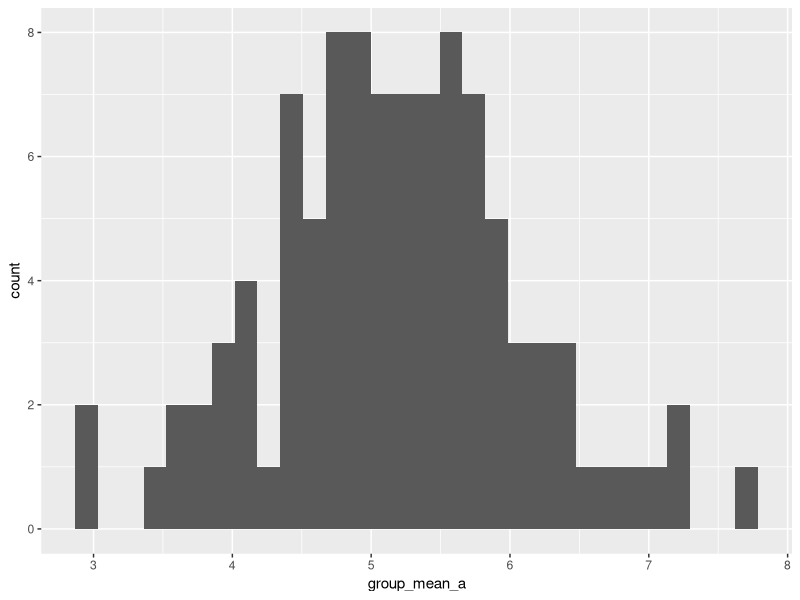
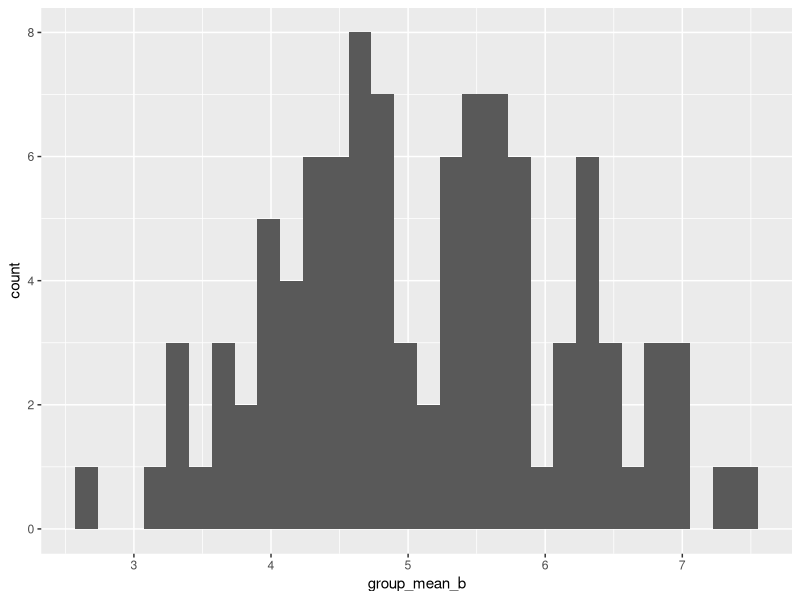
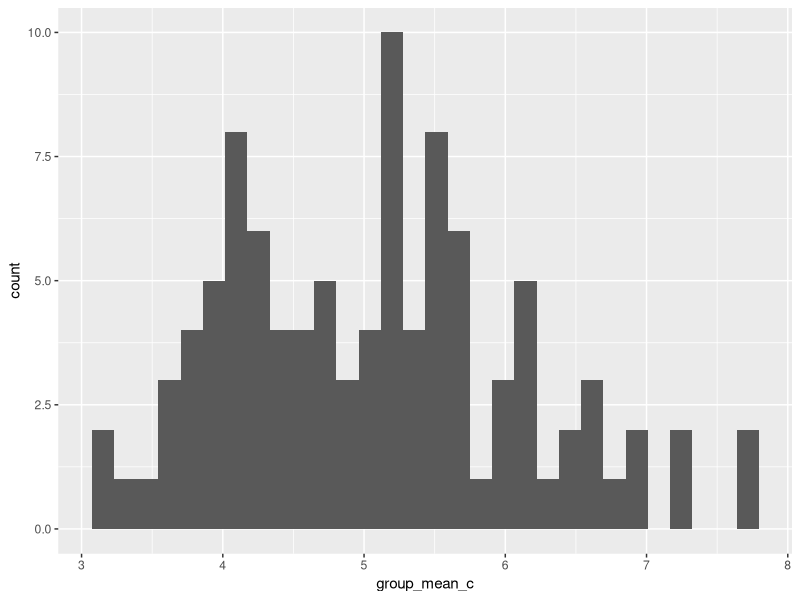

The R script that drew these images, in order:
## ---- chunk 1
library(ggplot2)
library(tidyverse)
set.seed(1000)
## ---- chunk 2

num_zero_for <- function(
    vec = sample(x = rep(x = c(0,1,2,3), times=10), size = 10)
){
    counter <- 0

    for(i in 1:length(vec)){
        num <- vec[i]
        ifelse(
            test = num == 0,
            yes = counter <- counter + 1,
            no = counter <- counter
        )
    }
    return(counter)
}

set.seed(123)
num_zero_for()

## ---- chunk 3

num_zero_sub <- function(
    vec = sample(x = rep(x = c(0,1,2,3), times=10), size = 10)
){
    return(length(subset(
        x = vec, 
        subset = vec==0
        )))
}

num_zero_sub()

## ---- chunk 4

mult_mat <- function(
    row = 12,
    col = 12
) {

    row_vec <- 1:row
    col_vec <- 1:col

    mat <- matrix(
        nrow=row,
        ncol=col
    )

    for(i in 1:row){
        for(j in 1:col){
            mat[i,j] <- row_vec[i] * col_vec[j]
        }
    }
    return(mat)
}

mult_mat()

## ---- chunk 5
# a. Simulate a dataset with 3 groups of data, each group drawn from a distribution with a different mean. The final data frame should have 1 column for group and 1 column for the response variable.

groups <- rep(c("a", "b", "c"), each = 10)

response <- c(
    rnorm(n = 10, mean = 1),
    rnorm(n = 10, mean = 5),
    rnorm(n = 10, mean = 10)
    )

dataframe <- data.frame(
    group = groups,
    response = response
)

# b. Write a custom function that 1) reshuffles the response variable, and 2) calculates the mean of each group in the reshuffled data. Store the means in a vector of length 3.

library(dplyr)

shuffler <- function(df = dataframe){

    reshuffled <- sample(df$response, size = nrow(df))

    df2 <- data.frame(groups = df$group, response = reshuffled)

    summary <- df2 |>
        group_by(groups) |>
        summarize(meanResponse = mean(response))

    storedMeans <- summary$meanResponse

    return(storedMeans)
}

shuffler()

# c. Use a for loop to repeat the function in b 100 times. Store the results in a data frame that has 1 column indicating the replicate number and 1 column for each new group mean, for a total of 4 columns.

library(ggplot2)

newdf <- data.frame(
    replicate = 1:100,
    group_mean_a = rep(NA, 100),
    group_mean_b = rep(NA, 100),
    group_mean_c = rep(NA, 100)
)

for(i in 1:100){
    temp = shuffler()
    newdf$group_mean_a[i] = temp[1]
    newdf$group_mean_b[i] = temp[2]
    newdf$group_mean_c[i] = temp[3]
}

# d. Use qplot() to create a histogram of the means for each reshuffled group. Or, if you want a challenge, use ggplot() to overlay all 3 histograms in the same figure. How do the distributions of reshuffled means compare to the original means?

mean_histogram_a <- ggplot(
    data = newdf
) + geom_histogram(
    mapping = aes(
        x = group_mean_a
    )
)

mean_histogram_b <- ggplot(
    data = newdf
) + geom_histogram(
    mapping = aes(
        x = group_mean_b
    )
)


mean_histogram_c <- ggplot(
    data = newdf
) + geom_histogram(
    mapping = aes(
        x = group_mean_c
    )
)

mean_histogram_a
mean_histogram_b
mean_histogram_c

# the mean reshuffled groups are randomized compared to the original.
